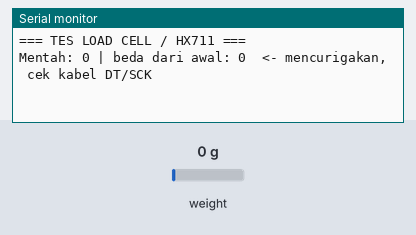
A sketch run on a simulated Arduino Uno, built with avr-gcc and run on an emulated ATmega328P. Shown: the last lines printed to the serial monitor. The inputs (shaded band) are chosen by the test bench; at power-on: weight on the scale 0 g.

Above: at 1.7 s.
1.8 s: weight on the scale set to 100 g
At 2.8 s:
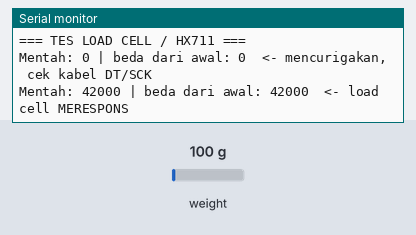
4.5 s: weight on the scale set to 1250 g
At 5.8 s:
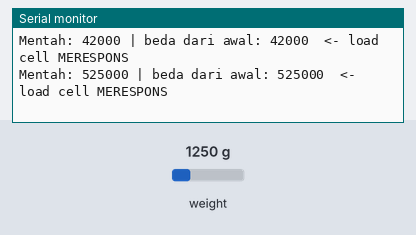

The sketch:

Tes_LoadCell.ino
```cpp
// Tes load cell + HX711. Library: "HX711" by Bogdan Necula.
// Wiring HX711 : VCC -> 3V3, GND -> GND, DT -> D16 (RX2), SCK -> D17 (TX2)
// Wiring load cell ke HX711: merah -> E+, hitam -> E-, putih -> A-, hijau -> A+
// Serial Monitor 115200. Tiap 0,5 detik tampil angka mentah.
// Cara tes: biarkan kosong dulu, lalu tekan/taruh benda di load cell dan lihat angkanya.

#include "HX711.h"

const int DT_PIN  = 16;
const int SCK_PIN = 17;

HX711 scale;
long nolAwal = 0;
bool adaNol = false;

void setup() {
  Serial.begin(115200);
  delay(500);
  Serial.println();
  Serial.println("=== TES LOAD CELL / HX711 ===");
  scale.begin(DT_PIN, SCK_PIN);
}

void loop() {
  if (!scale.wait_ready_timeout(1000)) {
    Serial.println("[GAGAL] HX711 tidak menjawab. Cek VCC 3V3, GND, DT -> D16, SCK -> D17.");
    delay(1000);
    return;
  }

  long mentah = scale.read_average(5);
  if (!adaNol) { nolAwal = mentah; adaNol = true; }
  long beda = mentah - nolAwal;

  Serial.print("Mentah: ");
  Serial.print(mentah);
  Serial.print(" | beda dari awal: ");
  Serial.print(beda);

  // Petunjuk dari angka yang terbaca
  if (mentah == 0 || mentah == -1) Serial.print("  <- mencurigakan, cek kabel DT/SCK");
  else if (mentah >= 8388000 || mentah <= -8388000) Serial.print("  <- mentok, cek kabel E+/E-/A+/A- load cell");
  else if (abs(beda) > 1000) Serial.print("  <- load cell MERESPONS");
  Serial.println();
  delay(500);
}
```

Measured:
- after the input at 1.8 s, the serial monitor: prints a new line after 0.20 s (image 1)
- after the input at 4.5 s, the serial monitor: prints a new line after 0.51 s (image 2)
